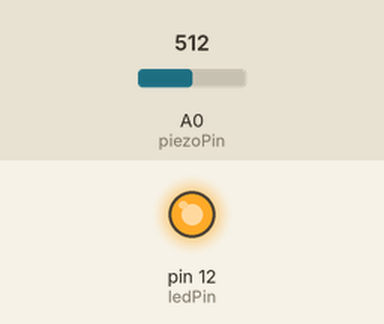
A sketch run on a simulated Arduino Uno, built with avr-gcc and run on an emulated ATmega328P. Parts: output pins drawn as LEDs (lit = HIGH). The inputs (shaded band) are chosen by the test bench; at power-on: A0 (piezoPin) = 512. What the sketch prints to the serial monitor is not drawn.

Above: at 1.2 s.
1.3 s: A0 (piezoPin) set to 108
4.0 s: A0 (piezoPin) set to 94
At 6.1 s:
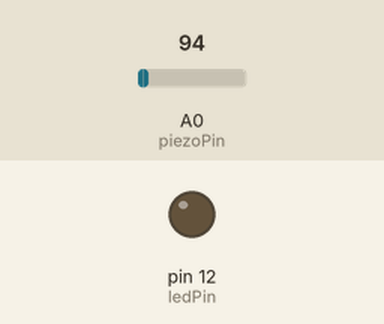
7.0 s: A0 (piezoPin) set to 110
At 7.3 s:
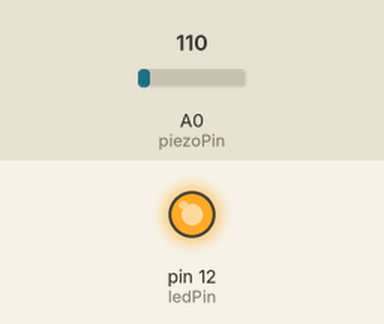
8.5 s: A0 (piezoPin) set to 90
At 10.6 s:
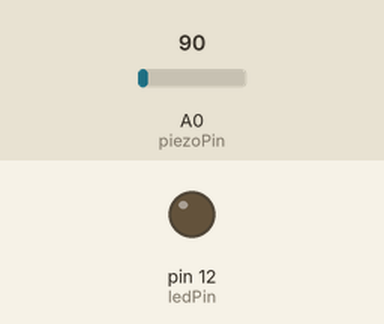
Timing chart, 0 to 12.1 s (numbered marks = the images above; inputs shaded):
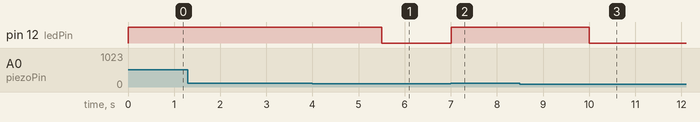

Measured:
- the behaviour switches between 101 and 100 on A0 (piezoPin) (found by bisection; images 0 and 1)
- after the input at 4.0 s, pin 12 (ledPin): HIGH → LOW after 1.5 s
- after the input at 7.0 s, pin 12 (ledPin): LOW → HIGH at once
- after the input at 8.5 s, pin 12 (ledPin): HIGH → LOW after 1.5 s

The sketch:

Knock_Detector.ino
```cpp
/*
  Project 10 - Knock Detector
  ---------------------------
  A piezo buzzer used in reverse as a vibration sensor: it produces a
  small voltage when knocked. Light an LED when someone knocks on the desk.

  Wiring:
    - Piezo "+" -> A0, piezo "-" -> GND
      (a 1 Megaohm resistor between A0 and GND improves sensitivity)
    - LED anode -> pin 12 through a 220 ohm resistor -> GND

  Concepts learned:
    - sensors can often work in reverse (piezo = speaker AND mic)
    - detecting a spike above a threshold
    - using millis() for timing instead of delay()
*/

const int piezoPin = A0;
const int ledPin   = 12;

const int knockThreshold = 100;  // voltage spike level that counts as a knock
const unsigned long ledDuration = 1500;  // how long LED stays on (ms)

unsigned long ledOnTime = 0;

void setup() {
  pinMode(ledPin, OUTPUT);
  Serial.begin(9600);
}

void loop() {
  int reading = analogRead(piezoPin);
  Serial.println(reading);   // watch values to tune the threshold

  if (reading > knockThreshold) {
    digitalWrite(ledPin, HIGH);
    ledOnTime = millis();   // remember when the knock happened
  }

  // Turn the LED off after ledDuration milliseconds — without blocking
  if (millis() - ledOnTime > ledDuration) {
    digitalWrite(ledPin, LOW);
  }
}
```
